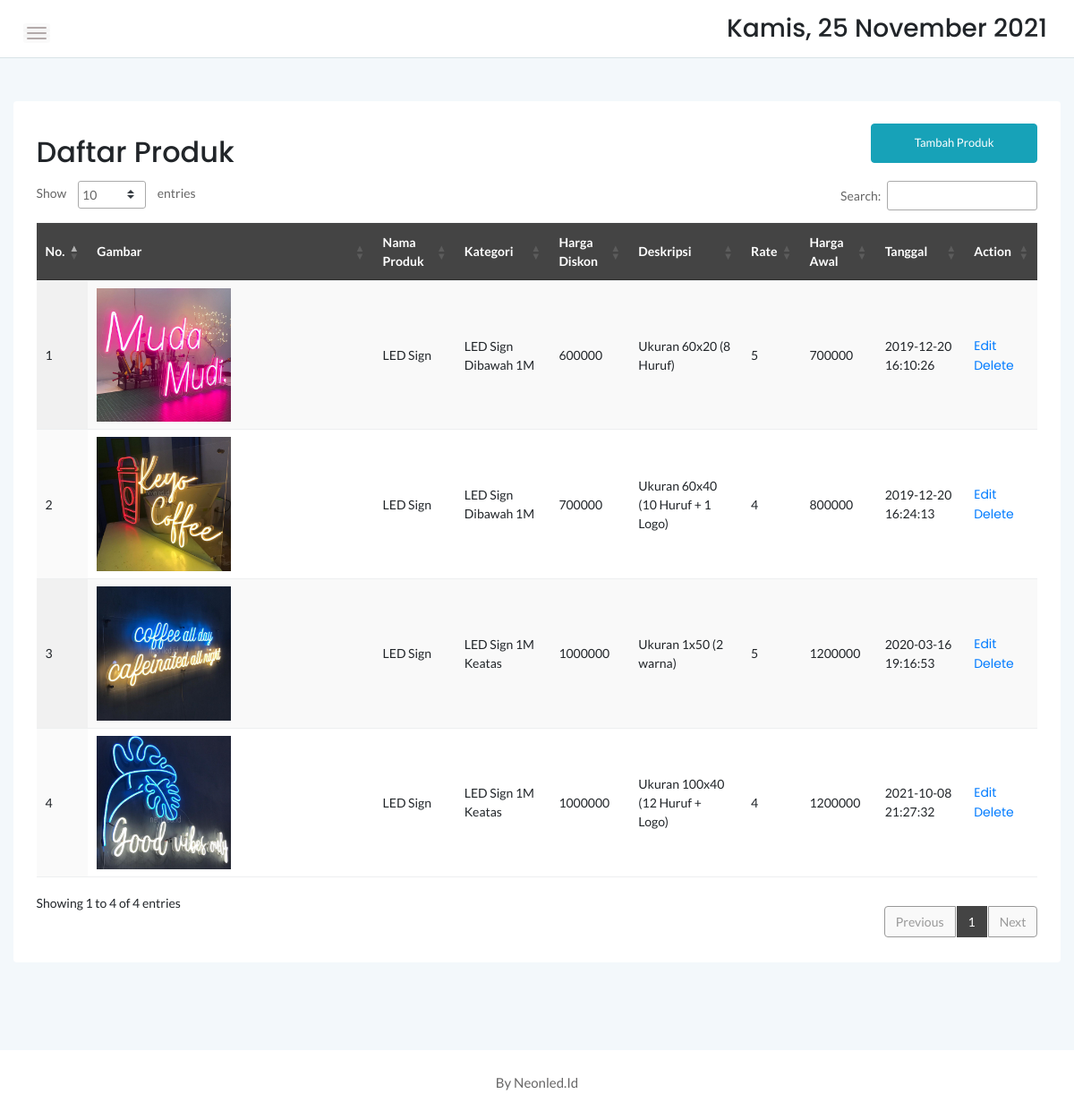
The app's page /admin/produk.php with its own data.
### tables this page shows
CREATE TABLE `produk`  (
  `idproduk` int(11) NOT NULL AUTO_INCREMENT,
  `idkategori` int(11) NOT NULL,
  `namaproduk` varchar(30) NOT NULL,
  `gambar` varchar(100) NOT NULL,
  `deskripsi` varchar(200) NOT NULL,
  `rate` int(11) NOT NULL,
  `hargabefore` int(11) NOT NULL,
  `hargaafter` int(11) NOT NULL,
  `tgldibuat` timestamp(0) NOT NULL DEFAULT current_timestamp(0),
  PRIMARY KEY (`idproduk`) USING BTREE,
  INDEX `idkategori`(`idkategori`) USING BTREE,
  CONSTRAINT `idkategori` FOREIGN KEY (`idkategori`) REFERENCES `kategori` (`idkategori`) ON DELETE CASCADE ON UPDATE CASCADE
);

CREATE TABLE `kategori`  (
  `idkategori` int(11) NOT NULL AUTO_INCREMENT,
  `namakategori` varchar(20) NOT NULL,
  `tgldibuat` timestamp(0) NOT NULL DEFAULT current_timestamp(0),
  PRIMARY KEY (`idkategori`) USING BTREE
);

### admin/produk.php (the view, shortened to what this page needs)
<?php
	include '../dbconnect.php';
	?>
<!doctype html>
<html class="no-js" lang="en">
<head>
    <link rel="stylesheet" href="assets/css/bootstrap.min.css">
    <link rel="stylesheet" href="assets/css/font-awesome.min.css">
    <link rel="stylesheet" href="assets/css/themify-icons.css">
    <link rel="stylesheet" href="assets/css/metisMenu.css">
    <link rel="stylesheet" href="assets/css/owl.carousel.min.css">
    <link rel="stylesheet" href="assets/css/slicknav.min.css">
    <link rel="stylesheet" href="https://www.amcharts.com/lib/3/plugins/export/export.css" type="text/css" media="all" />
	<link rel="stylesheet" type="text/css" href="https://cdn.datatables.net/1.10.20/css/jquery.dataTables.min.css">
    <link rel="stylesheet" type="text/css" href="https://cdn.datatables.net/1.10.20/css/jquery.dataTables.css">
    <link rel="stylesheet" type="text/css" href="https://cdn.datatables.net/1.10.20/css/dataTables.bootstrap4.min.css">
    <link rel="stylesheet" type="text/css" href="https://cdn.datatables.net/responsive/2.2.3/css/responsive.bootstrap.min.css">
    <link rel="stylesheet" type="text/css" href="https://cdn.datatables.net/responsive/2.2.3/css/responsive.jqueryui.min.css">
	<link rel="stylesheet" type="text/css" href="https://cdn.datatables.net/buttons/1.5.2/css/buttons.dataTables.min.css">
    <link rel="stylesheet" href="assets/css/typography.css">
    <link rel="stylesheet" href="assets/css/default-css.css">
    <link rel="stylesheet" href="assets/css/styles.css">
    <link rel="stylesheet" href="assets/css/responsive.css">
</head>
<body>
    <div class="page-container">
        <div class="main-content">
            <div class="header-area">
                <div class="row align-items-center">
                    <div class="col-md-6 col-sm-8 clearfix">
                        <div class="nav-btn pull-left">
                            <span></span>
                            <span></span>
                            <span></span>
                        </div>
                    </div>
                    <div class="col-md-6 col-sm-4 clearfix">
                        <ul class="notification-area pull-right">
                            <li><h3><div class="date">
						</b></div></h3>
						</li>
                        </ul>
                    </div>
                </div>
            </div>
            <div class="main-content-inner">
                <div class="row mt-5 mb-5">
                    <div class="col-12">
                        <div class="card">
                            <div class="card-body">
                                <div class="d-sm-flex justify-content-between align-items-center">
									<h2>Daftar Produk</h2>
									<button style="margin-bottom:20px" data-toggle="modal" data-target="#myModal" class="btn btn-info col-md-2">Tambah Produk</button>
                                </div>
                                    <div class="data-tables datatable-dark">
										 <table id="dataTable3" class="display" style="width:100%"><thead class="thead-dark">
											<tr>
												<th>No.</th>
												<th>Gambar</th>
												<th>Nama Produk</th>
												<th>Kategori</th>
												<th>Harga Diskon</th>
												<th>Deskripsi</th>
												<th>Rate</th>
												<th>Harga Awal</th>
												<th>Tanggal</th>
												<th>Action</th>
											</tr></thead><tbody>
											<?php
											$brgs=mysqli_query($conn,"SELECT * from kategori k, produk p where k.idkategori=p.idkategori order by idproduk ASC");
											$no=1;
											while($p=mysqli_fetch_array($brgs)){
												?>
												<tr>
													<td><?php echo $no++ ?></td>
													<td><img src="../<?php echo $p['gambar'] ?>" width="50%"\></td>
													<td><?php echo $p['namaproduk'] ?></td>
													<td><?php echo $p['namakategori'] ?></td>
													<td><?php echo $p['hargaafter'] ?></td>
													<td><?php echo $p['deskripsi'] ?></td>
													<td><?php echo $p['rate'] ?></td>
													<td><?php echo $p['hargabefore'] ?></td>
													<td><?php echo $p['tgldibuat'] ?></td>
													<td><a href='form-edit.php?namaproduk=$p[namaproduk]'>Edit</a>
													<a href='delete.php?namaproduk=$p[namaproduk]'>Delete</a>
												</td>
												</tr>
												<?php
											}
											?>
										</tbody>
										</table>
                                    </div>
								 </div>
                            </div>
                        </div>
                    </div>
                </div>
            </div>
        </div>
        <footer>
            <div class="footer-area">
                <p>By Neonled.Id</p>
            </div>
        </footer>
</body>
</html>

### admin/assets/css/default-css.css (style rules this page uses)
* { margin: 0; padding: 0; box-sizing: border-box; }
*, *:before, *:after { -moz-box-sizing: border-box; -webkit-box-sizing: border-box; box-sizing: border-box; }
html { -webkit-font-smoothing: antialiased; }
body { background: #fff; font-weight: normal; -webkit-font-smoothing: antialiased; -webkit-text-size-adjust: 100%; }
img { max-width: 100%; height: auto; }
:root { --primary-color: #4336FB; }

### admin/assets/css/styles.css (style rules this page uses)
.page-container { width: 100%; height: 100%; min-height: 100vh; padding-left: 280px; -webkit-transition: padding-left 0.3s ease 0s; transition: padding-left 0.3s ease 0s; }
.card { border: none; border-radius: 4px; background-color: #fff; -webkit-transition: all 0.3s ease 0s; transition: all 0.3s ease 0s; }
.card-body { padding: 25.6px; padding: 1.6rem; }
.main-content { width: 100%; background: #F3F8FB; }
.main-content-inner { padding: 0 30px 50px; }
.header-area { padding: 15px 30px; background: #fff; border-bottom: 1px solid #d8e3e7; }
.nav-btn { margin-right: 30px; margin-top: 10px; cursor: pointer; }
.nav-btn span { display: block; width: 22px; height: 2px; background: #b3aaaa; margin: 4px 0; border-radius: 15px; -webkit-transition: all 0.3s ease 0s; transition: all 0.3s ease 0s; box-shadow: 0 0 0 4px rgba(99, 96, 96, 0.03); }
.notification-area { -webkit-user-select: none; -moz-user-select: none; -ms-user-select: none; user-select: none; position: relative; z-index: 1; }
.notification-area li { display: inline-block; margin-left: 20px; cursor: pointer; -webkit-user-select: none; -moz-user-select: none; -ms-user-select: none; user-select: none; }
.footer-area { text-align: center; padding: 23px 0 19px; background: #fff; }
.footer-area p { color: #676666; margin-bottom: 0; }
.btn { padding: 11px 17px; font-size: 13px; letter-spacing: 0; }
table tr th { border-bottom: none; }
table tr th, table tr td { border-top: 1px solid rgba(120, 130, 140, 0.13) !important; }
table.dataTable.no-footer { border-bottom: 1px solid rgba(120, 130, 140, 0.13) !important; }
table.dataTable thead th, table.dataTable thead td { border-bottom-color: transparent; }
.datatable-dark thead { background: #444; color: #fff; }

### admin/assets/css/responsive.css (style rules this page uses)
@media (min-width: 1200px) and (max-width: 1364px) { .main-content-inner { padding: 0 15px 50px; } }
@media (min-width: 1200px) and (max-width: 1364px) { .page-container, .sbar_collapsed.page-container { padding-left: 0; } }

### records on screen
produk: gambar (picture), namaproduk "LED Sign", idkategori.namakategori "LED Sign Dibawah 1M", hargaafter "600000", deskripsi "Ukuran 60x20 (8 Huruf)", rate "5", hargabefore "700000", tgldibuat "2019-12-20 16:10:26"
produk: gambar (picture), namaproduk "LED Sign", idkategori.namakategori "LED Sign Dibawah 1M", hargaafter "700000", deskripsi "Ukuran 60x40 (10 Huruf + 1 Logo)", rate "4", hargabefore "800000", tgldibuat "2019-12-20 16:24:13"
produk: gambar (picture), namaproduk "LED Sign", idkategori.namakategori "LED Sign 1M Keatas", hargaafter "1000000", deskripsi "Ukuran 1x50 (2 warna)", rate "5", hargabefore "1200000", tgldibuat "2020-03-16 19:16:53"
produk: gambar (picture), namaproduk "LED Sign", idkategori.namakategori "LED Sign 1M Keatas", hargaafter "1000000", deskripsi "Ukuran 100x40 (12 Huruf + Logo)", rate "4", hargabefore "1200000", tgldibuat "2021-10-08 21:27:32"
